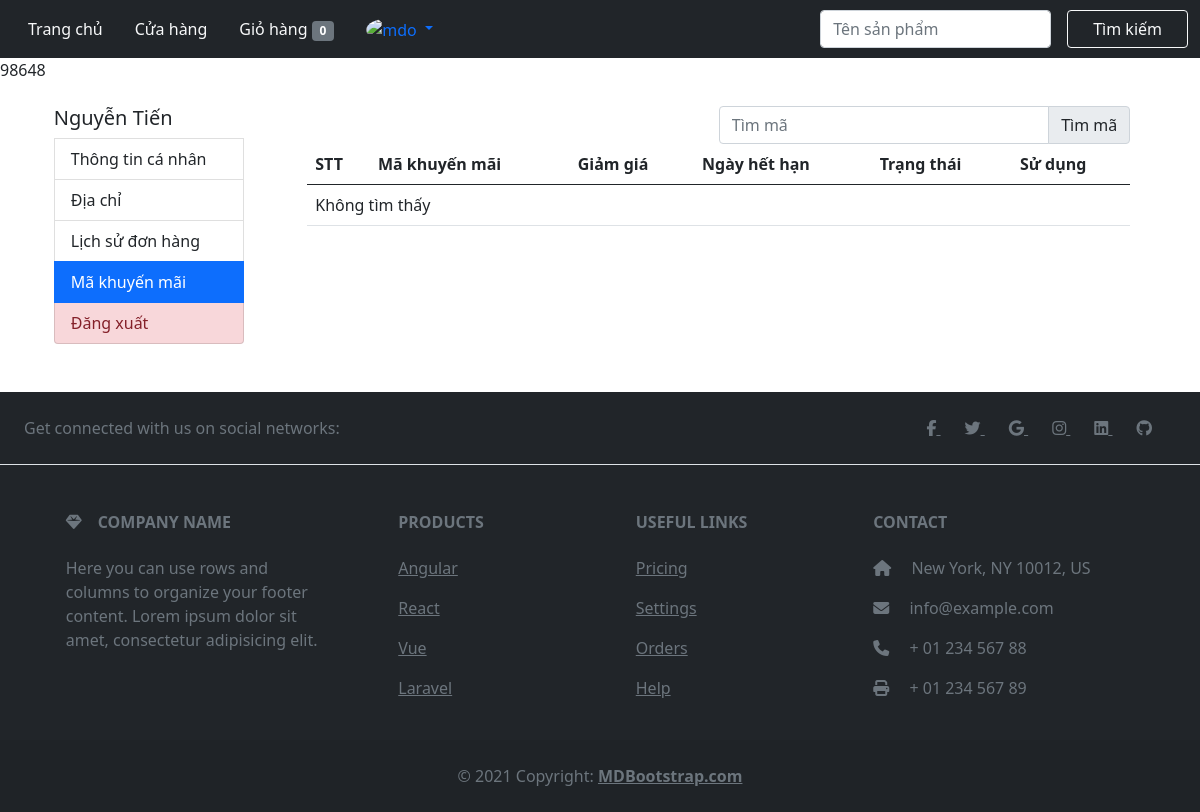
The app's page /user/makhuyenmai.php?makhuyenmai&id=98648 (signed in), older data.
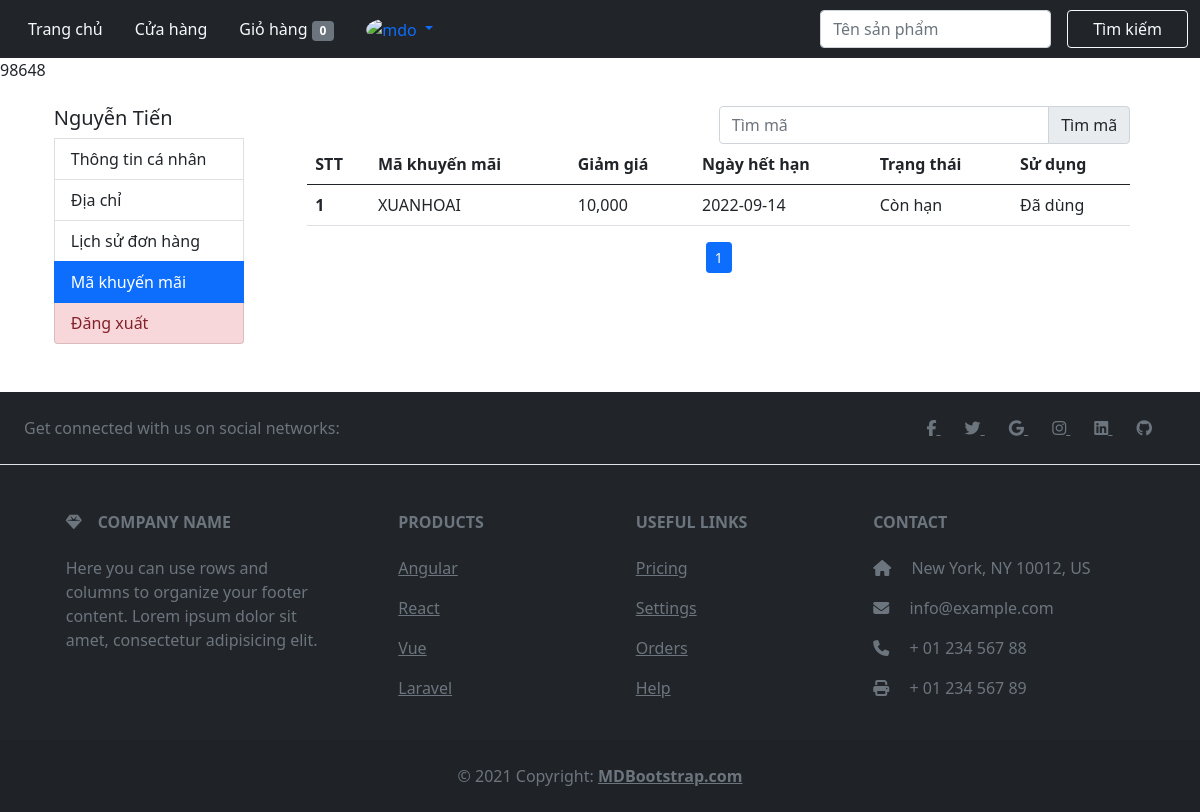
The same page, newer data.
### tables this page shows
CREATE TABLE `khuyenmai_khachhang` (
  `makhuyenmai` varchar(100) NOT NULL,
  `manguoidung` int(11) NOT NULL,
  `sudung` int(11) NOT NULL
);

CREATE TABLE `makhuyenmai` (
  `id_khuyenmai` varchar(100) NOT NULL,
  `trangthai` tinyint(1) NOT NULL,
  `ngayhethan` date NOT NULL,
  `giamgia` int(11) NOT NULL
);

### query.php (called while the page is built, shortened)
<?php
function connection()
{
	$conn = mysqli_connect(HOST, USERNAME, PASSWORD, DATABASE);
	return $conn;
}
function executeResult($sql)
{
	$conn = connection();
	$result = mysqli_query($conn, $sql);
	$data   = [];
	if ($result != null) {
		while ($row = mysqli_fetch_assoc($result)) {
			$data[] = $row;
		}
	}
	return $data;
}
function countRow($sql)
{
	$conn = connection();
	$result = mysqli_query($conn, $sql);
	$numrow=0;
	if ($result) {
		$numrow = mysqli_num_rows($result);
	} else $numrow = 0;
	return $numrow;
}

### user/makhuyenmai.php (the view, shortened to what the changed rows need)
<!DOCTYPE html>
<html lang="en">
<head>
    <link href="https://cdn.jsdelivr.net/npm/bootstrap@5.0.2/dist/css/bootstrap.min.css" rel="stylesheet">
</head>
<body>
    <div class="container mt-4 mb-4">
        <div class="row justify-content-around">
            <div class="col-md-9 p-0">
                <div id="manhinh">
                    <div style="padding:0 1rem 1rem 1rem;" id="lichsudonhang">
                        <table class="table table align-middle">
                            <thead>
                                <tr>
                                    <th scope="col">STT</th>
                                    <th scope="col">Mã khuyến mãi</th>
                                    <th scope="col">Giảm giá</th>
                                    <th scope="col">Ngày hết hạn</th>
                                    <th scope="col">Trạng thái</th>
                                    <th scope="col">Sử dụng</th>
                                </tr>
                            </thead>
                            <tbody id="orderlist">
                                <?php require_once('../query.php');
                                if (isset($_GET['makhuyenmai'])) {
                                    $id_user = $_SESSION['iduser'];
                                    $page = isset($_GET['page']) ? $_GET['page'] : 1;
                                    $start = ($page - 1) * 10;
                                    $sql = "SELECT * from khuyenmai_khachhang kmkh, makhuyenmai mkm where kmkh.makhuyenmai = mkm.id_khuyenmai and kmkh.manguoidung='$id_user' LIMIT $start, 10";
                                    $s = array('arr1' => '', 'arr2' => '');
                                    $result = executeResult($sql);
                                    $resul1t = countRow("SELECT * from khuyenmai_khachhang kmkh, makhuyenmai mkm where kmkh.makhuyenmai = mkm.id_khuyenmai and kmkh.manguoidung='$id_user'");
                                    if ($resul1t > 0) {
                                        foreach ($result as $row) {
                                            $s['arr1'] .= '<tr>
                                            <th scope="row">
                                                <span>' . ++$start . '</span>
                                            </th>
                                            <td>
                                                <span>' . $row["id_khuyenmai"] . '</span>
                                            </td>
                                            <td>' . number_format($row["giamgia"]) . '</td>
                                            <td>' . $row["ngayhethan"] . '</td>
                                            <td>' . ($row["trangthai"] == 1 ? 'Còn hạn' : 'Hết hạn') . '</td>
                                            <td>' . ($row["sudung"] == 1 ? 'Đã dùng' : 'Chưa dùng') . '</td>
                                        </tr>';
                                        }
                                    } else {
                                        $s['arr1'] = '<td colspan="6">Không tìm thấy</td>  ';
                                    };
                                    echo ($s['arr1']);
                                }
                                ?>
                            </tbody>
                        </table>
                        <nav aria-label="...">
                            <ul class="pagination pagination-sm justify-content-center" id="phantrang">
                                <?php
                                for ($i = 0; $i < ceil($resul1t / 10); $i++) {
                                    if ($i == $page - 1) {
                                        $s['arr2'] .= '<li class="page-item active"><a class="page-link" onclick="phantrang(' . ($i + 1) . ', ' . $_SESSION['iduser'] . ')">' . ($i + 1) . '</a></li>';
                                    } else $s['arr2'] .= '<li class="page-item"><a class="page-link" onclick="phantrang(' . ($i + 1) . ', ' . $_SESSION['iduser'] . ')">' . ($i + 1) . '</a></li>';
                                }
                                echo $s['arr2'];
                                ?>
                            </ul>
                        </nav>
                    </div>
                </div>
            </div>
        </div>
    </div>
</body>
</html>

Row changes from the older to the newer data that the page shows:
added khuyenmai_khachhang: makhuyenmai.id_khuyenmai "XUANHOAI", makhuyenmai.giamgia "10,000", makhuyenmai.ngayhethan "2022-09-14"
Text that changed along with them:
text no longer shown: "Không tìm thấy"
text now shown: "Còn hạn Đã dùng"
